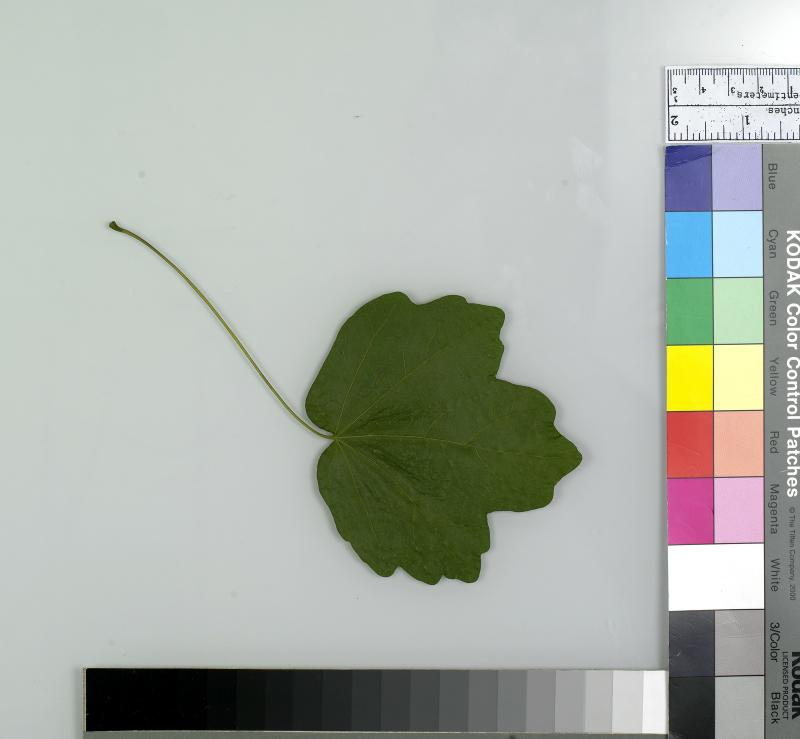
#> input picture leafsnap-subset1/acer_campestre/ny1079-01-1.jpg, 800 x 739 px; its folder holds only this picture in this run
$ jupyter execute --allow-errors leaf_classifier.ipynb
#> lines starting #> are read from the running program, lines starting #| are printed output that depends on the picture; after the words box and inside, x2 and y2 are one past the last pixel; in counts of white or black regions, pixels touching at a corner belong together
[cell 1]
from sklearn import tree
from sklearn.neighbors import KNeighborsClassifier
from sklearn.naive_bayes import GaussianNB
from sklearn.linear_model import SGDClassifier
from sklearn import svm
from sklearn.ensemble import RandomForestClassifier
from sklearn.ensemble import GradientBoostingClassifier

[cell 2]
from sklearn.feature_selection import VarianceThreshold
from sklearn.feature_selection import SelectKBest
from sklearn.feature_selection import chi2
from sklearn.ensemble import ExtraTreesClassifier
from sklearn.feature_selection import SelectFromModel
from sklearn.model_selection import RandomizedSearchCV
from sklearn.model_selection import GridSearchCV
from joblib import dump, load

[cell 3]
import os
import numpy as np
import matplotlib.pyplot as plt
import skimage.io as io
import skimage.data as data
import skimage.color as color
import skimage
import skimage.measure as measure
from skimage.morphology import square
import skimage.morphology
import sys
import json


d = {}

def process_directory(directory):
    """
    Process dricetory - dir with images is nested, there is main dir and within there are dirs with leafs species.
    This function saves all species dirs from main dir to list.

    Parameters
    ----------
    directory : str
        Main directory to be processed.

    Returns
    -------
    dirs
        List of species dirs.
    """
#> in process_single_species, img is the input picture: shape (739, 800, 3); mean R, G, B 171, 176, 168.2
    dirs = []
    for dir in os.listdir(directory):
        if os.path.isdir(os.path.join(directory, dir)):
            dirs.append(dir)

    return dirs


def preprocess_img(img):
    """
    Makes images preprocessing:
        - changes images to black and white spectrum,
        - removes noise,
        - makes image dilatation.

    Parameters
    ----------
    img : skimage.io object
        Image to be preprocessed.

    Returns
    -------
    mask
        Image mask used in the next stage.
    """
    imgg = color.rgb2gray(img)
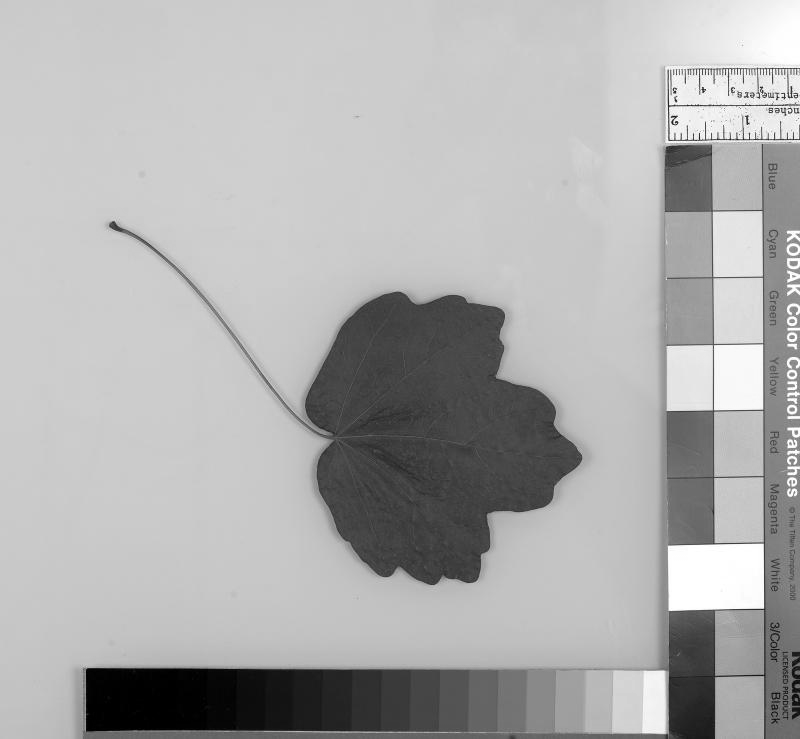
#> imgg: shape (739, 800) float64; min 0, max 1, mean 0.684
    mask = (imgg < 0.5)
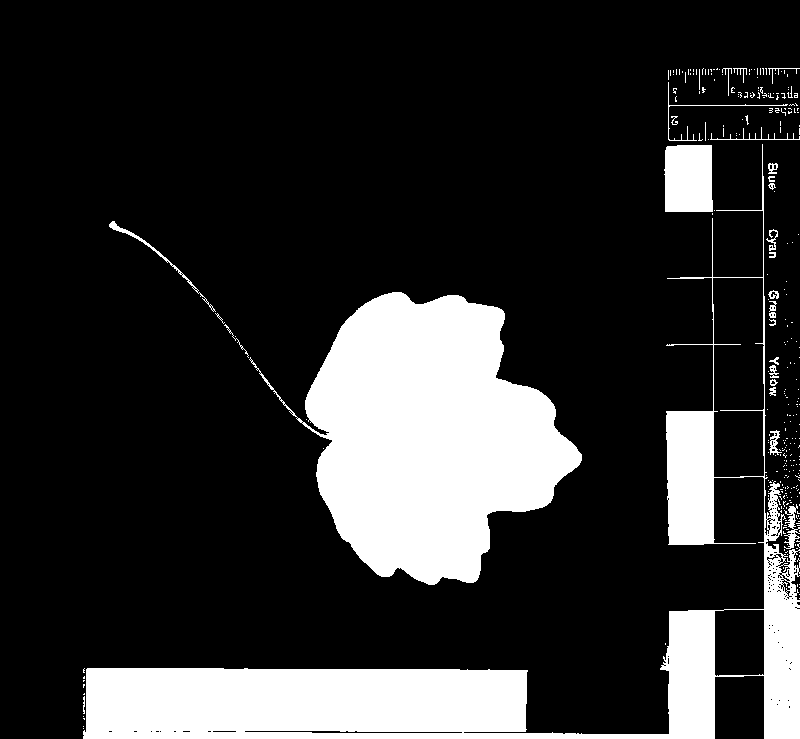
#> mask: shape (739, 800) bool; 19% white; 300 white regions (271 under 20 px), largest, box (x1, y1, x2, y2) and area: (249, 292, 582, 585) 54107, (83, 144, 800, 739) 51824, (664, 145, 713, 212) 3147
    mask = skimage.morphology.dilation(mask, square(3))
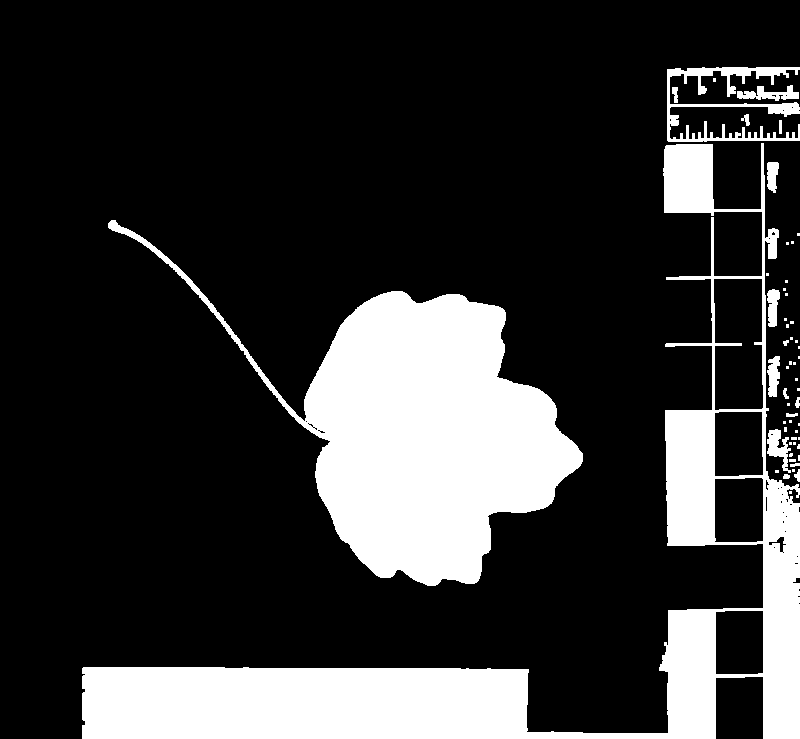
#> mask: shape (739, 800) bool; 21.1% white; 55 white regions (36 under 20 px)
    return mask


def get_leaf(mask):
    """
    Extracts leaf from image.

    Parameters
    ----------
    mask : np.array
        Image from which leaf will be extracted.

    Returns
    -------
    numpy.array : leaf.
    int : leaf's area.
    int : number of pixels of convex hull image, which is the smallest convex polygon that encloses the region.
    int : the diameter of a circle with the same area as the region.
    """
    labels = measure.label(mask)
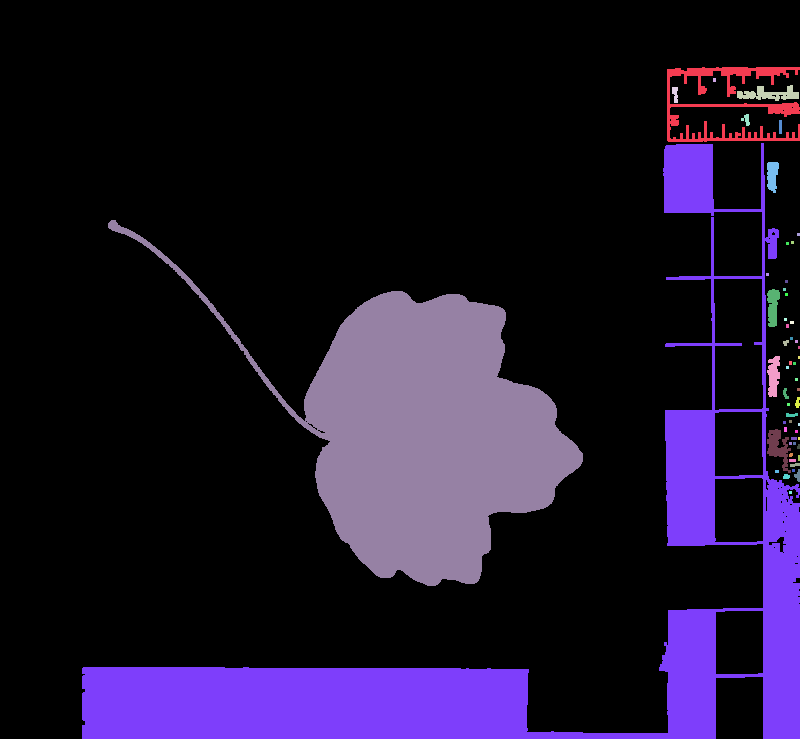
#> labels: shape (739, 800) int32; 56 distinct labels, from 0 to 55; one colour per label, 0 black
    props = skimage.measure.regionprops(labels)
#> props = 55 regions; largest, box (x1, y1, x2, y2) and area: (82, 143, 800, 739) 61808, (108, 220, 583, 586) 56801, (667, 67, 800, 142) 3048, (767, 429, 791, 473) 508, (737, 85, 799, 101) 507
    areas = np.array([(i, props[i]['area']) for i in range(1, labels.max()) if props[i]['area'] > 1000])
#> areas = [[6, 61808], [8, 56801]]
    minimal = 0
    pos = 0
    for pair in areas:
        distance = sum(props[pair[0]]['centroid']) - 800
        if minimal == 0 or distance < minimal:
            minimal = distance
            pos = pair[0]
#> this loop made 1 pass
#> after the loop, minimal = 0; pos = 0

    return props[pos]['image'], props[pos]['area'], props[pos]['convex_area'], np.rint(props[pos]['equivalent_diameter'])


# [128 lines left out: functions calculate_tail_area, calculate_perimeter, calculate_skeleton, calculate_major_axis_length, calculate_minor_axis_length, calculate_mean_distance_from_center, not called in this run]


def save_to_dict(mask, dir, it):
    """
    Calls functions which calculates leaf's properties and saves results to dictionary.

    Parameters
    ----------
    mask : np.array
        Mask returned by preprocess_img function.
    dir : str
        Directory name with given species.
    it : int
        Image number.
    """
    img, area, convex_area, equivalent_diameter = get_leaf(mask)
    d[dir][it]['area'] = int(area)
    d[dir][it]['convex_area'] = int(convex_area)
    d[dir][it]['equivalent_diameter'] = int(equivalent_diameter)
    d[dir][it]['tail_area'] = calculate_tail_area(img)
    d[dir][it]['perimeter'] = calculate_perimeter(img)
    d[dir][it]['skeleton'] = calculate_skeleton(img)
    d[dir][it]['major_axis_length'] = calculate_major_axis_length(img)
    d[dir][it]['minor_axis_length'] = calculate_minor_axis_length(img)
    d[dir][it]['mean_distance_from_center'] = calculate_mean_distance_from_center(img)


# [11 lines left out: function save_dict, not called in this run]


def process_single_species(dir):
    """
    Calls preprocessing fuction for images in given directory and then calls save_to_dict function.

    Parameters
    ----------
    dir : str
        Name of directory which images will be processed.
    """
    for i in os.listdir():
        d[dir] = {}

    for it, file in enumerate(os.listdir()):
        d[dir][it] = {}
        img = io.imread(file)
        mask = preprocess_img(img)
        save_to_dict(mask, dir, it)


def process_files(main_dir, dirs_lst):
    """
    Process main directory and calls process_single_species function.

    Parameters
    ----------
    main_dir : str
        Name of main dir to be processed.
    dirs_lst : list
        List of directories with leafs species.
    """
    os.chdir(main_dir)

    for dir in dirs_lst:
        print('Processing: ' + dir)
        os.chdir(dir)
        process_single_species(dir)
        os.chdir('..')
        print('Done')

    os.chdir('..')


dirs = process_directory('leafsnap-subset1')
#> (the rest of this cell did not finish here and is left out)

[cell 4]
knn = KNeighborsClassifier()
svm_clf = svm.SVC()
gnb = GaussianNB()
tree_clf = tree.DecisionTreeClassifier()
random_forest_clf = RandomForestClassifier()
sgdc_clf = SGDClassifier()

[cell 5]
def create_data_array():
    """
    Creates data, target and target names arrays.

    Returns
    -------
    data : np.array
        Array of values for all calculated leafs properties.
    target : np.array
        Array of numbers which corresponds to leafs species.
    target_names : np.array
        Array of names of leafs species.
    """
    data = []
    target = []
    target_names = np.array([key for key in d.keys()])
    for pos, key in enumerate(d):
        for it in d[key]:
            tmp_data = []
            target.append(pos)
            for param in d[key][it]:
                tmp_data.append(d[key][it][param])
            data.append(np.array(tmp_data))

    data = np.array(data)
    target = np.array(target)

    return data, target, target_names

def count_mistakes(current, real):
    difference = current - real
    return len(difference[difference != 0])

[cell 6]
data, target, target_names = create_data_array()

[cell 7]
def calculate_mean_fit(data, target):
    """
    Calculates mean fit for all classificators.

    Parameters
    ----------
    data : np.array
        Array of values for all calculated leafs properties.
    target : np.array
        Array of numbers which corresponds to leafs species.
    """
    knn_lst = []
    svm_lst = []
    sgdc_lst = []
    gnb_lst = []
    tree_lst = []
    random_forest_lst = []

    for i in range(100):
        knn = KNeighborsClassifier()
        svm_clf = svm.SVC()
        gnb = GaussianNB()
        tree_clf = tree.DecisionTreeClassifier()
        random_forest_clf = RandomForestClassifier()
        sgdc_clf = SGDClassifier()

        indices = np.random.permutation(len(data))
        train_X = data[indices[:-100]]
        train_Y = target[indices[:-100]]
        test_X = data[indices[-100:]]
        test_Y = target[indices[-100:]]

        knn.fit(train_X, train_Y)
        svm_clf.fit(train_X, train_Y)
        sgdc_clf.fit(train_X, train_Y)
        gnb.fit(train_X, train_Y)
        tree_clf.fit(train_X, train_Y)
        random_forest_clf.fit(train_X, train_Y)

        knn_lst.append((len(test_X) - count_mistakes(knn.predict(test_X), test_Y)) / len(test_X))
        svm_lst.append((len(test_X) - count_mistakes(svm_clf.predict(test_X), test_Y)) / len(test_X))
        sgdc_lst.append((len(test_X) - count_mistakes(sgdc_clf.predict(test_X), test_Y)) / len(test_X))
        gnb_lst.append((len(test_X) - count_mistakes(gnb.predict(test_X), test_Y)) / len(test_X))
        tree_lst.append((len(test_X) - count_mistakes(tree_clf.predict(test_X), test_Y)) / len(test_X))
        random_forest_lst.append((len(test_X) - count_mistakes(random_forest_clf.predict(test_X), test_Y)) / len(test_X))

    print('Correct percent for KNN: ' + str(round(np.mean(knn_lst), 2)) + '%')
    print('Correct percent for SVM: ' + str(round(np.mean(svm_lst), 2)) + '%')
    print('Correct percent for SGDC: ' + str(round(np.mean(sgdc_lst), 2)) + '%')
    print('Correct percent for GNB: ' + str(round(np.mean(gnb_lst), 2)) + '%')
    print('Correct percent for TREE: ' + str(round(np.mean(tree_lst), 2)) + '%')
    print('Correct percent for RANDOM FOREST: ' + str(round(np.mean(random_forest_lst), 2)) + '%')
